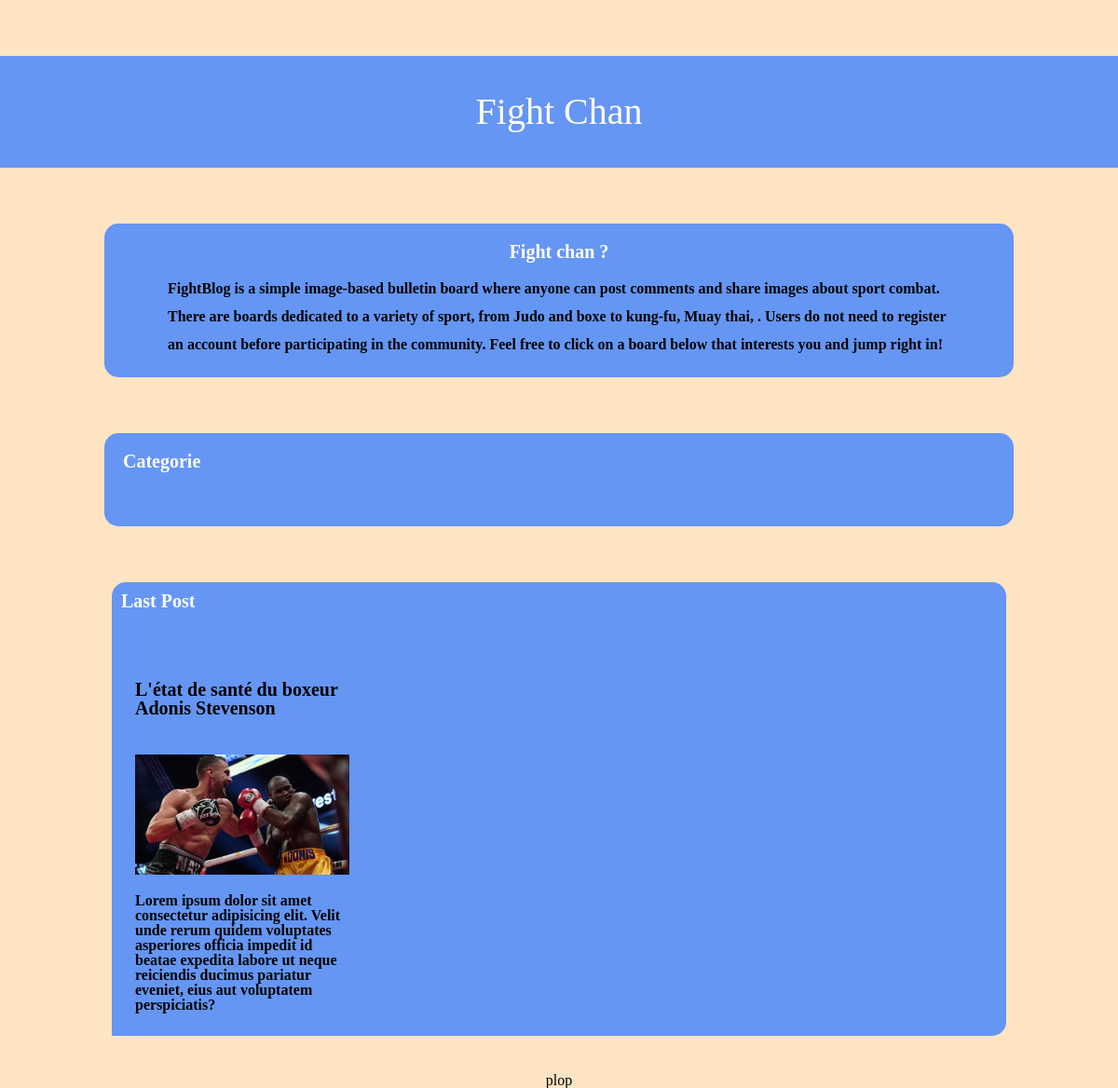
The page / on the database its author committed.
### tables this page shows
CREATE TABLE subj (
	id INT UNSIGNED AUTO_INCREMENT,
	title VARCHAR(100) NOT NULL,
	content TEXT NOT NULL,
  img VARCHAR(100) NOT NULL,
	auteur_id INT UNSIGNED NOT NULL,
	date_publication DATETIME NOT NULL,
  category_id INT UNSIGNED NOT NULL,
	PRIMARY KEY(id)
);

### index.php (the view, shortened to what this page needs)
<?php
require_once 'php/connect.php' ;
$subj = "SELECT
            `title`,
            `content`,
            `img`
         FROM
            `subj`
         LIMIT 4;";
$stmt2 = $pdo->prepare($subj);
$stmt2->execute();
?>
<!DOCTYPE html>
<html lang="fr">
  <head>
    <link rel="stylesheet" href="scss/reset.css" />
    <link rel="stylesheet" href="scss/home.css" />
  </head>
  <body>
    <header class="header">
      <h1 class="header__title">Fight Chan</h1>
    </header>
    <main>
      <section class="about">
        <h2 class="about__title">Fight chan ?</h2>
        <p class="about__text">
          FightBlog is a simple image-based bulletin board where anyone can post
          comments and share images about sport combat. There are boards
          dedicated to a variety of sport, from Judo and boxe to kung-fu, Muay
          thai, . Users do not need to register an account before participating
          in the community. Feel free to click on a board below that interests
          you and jump right in!
        </p>
      </section>
      <section class="categorie">
        <h2 class="categorie__title">Categorie</h2>
      </section>
      <section class="lastPost">
        <h2 class="lastPost__title">Last Post</h2>
        <div class="lastPost__box">
            <?php
              while($row2 = $stmt2->fetch(\PDO::FETCH_ASSOC)):
            ?>
          <article class="subj">
            <h2><?=$row2["title"]?></h2>
            <img class="judo" src="img/<?=$row2["img"]?>" />
            <p>
                <?=$row2["content"]?>
            </p>
          </article>
            <?php
              endwhile;
            ?>
        </div>
      </section>
    </main>
    <footer>
      <p>plop</p>
    </footer>
  </body>
</html>

### scss/home.css (style rules this page uses)
* { font-weight: bold; }
h2 { margin-bottom: 40px; font-size: 20px; }
body { background-color: bisque; }
.header { display: flex; justify-content: center; align-items: center; margin-bottom: 5%; margin-top: 5%; background-color: #6596f3; padding: 40px; }
.header h1 { font-size: 40px; color: white; }
.about { width: 78vw; padding: 20px; display: flex; flex-direction: column; justify-content: center; align-items: center; margin: auto auto; margin-bottom: 5%; line-height: 20px; background-color: #6596f3; border-radius: 15px; }
.about__title { margin-bottom: 15px; color: white; }
.about p { width: 70vw; margin: auto auto; line-height: 30px; }
.categorie { width: 78vw; margin: auto auto; margin-bottom: 5%; background-color: #6596f3; border-radius: 15px; padding: 20px; }
.categorie__title { color: white; }
.lastPost { background-color: #6596f3; border-radius: 15px; }
.lastPost__title { padding: 10px; color: white; }
.lastPost__box { display: flex; justify-content: space-between; }
footer p { text-align: center; margin-top: 40px; }
img { max-width: 100%; margin-bottom: 20px; }
.lastPost { width: 80vw; margin: auto auto; }
.subj { background-color: #6596f3; width: 230px; padding: 25px; display: flex; flex-direction: column; align-items: center; }

### rows shown on the page
subj: title "L'état de santé du boxeur Adonis Stevenson", img (picture), content "Lorem ipsum dolor sit amet consectetur adipisicing elit. Velit unde rerum quidem voluptates asperiores officia impedit id beatae expedita labore ut neque reiciendis ducimus pariatur eveniet, eius aut voluptatem perspiciatis?"
